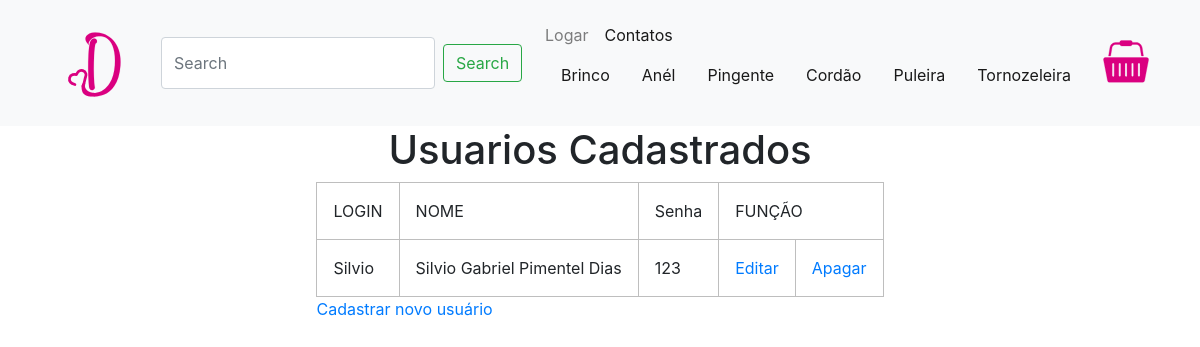
Page /index.php?pagina=usuarios on the committed database.
### tables this page shows
CREATE TABLE usuario(
	id_usuario INT AUTO_INCREMENT,
    login VARCHAR(10) NOT NULL,
    senha VARCHAR(15) NOT NULL,
    nome VARCHAR(50) NOT NULL,
    email VARCHAR(30) NOT NULL,
    nascimento DATE,
    endereco VARCHAR(40),
    numero VARCHAR(10),
    complemento VARCHAR(20),
    bairro VARCHAR(25),
    cidade VARCHAR(25),
    estado VARCHAR(2),
    cep VARCHAR(10),
    telefone VARCHAR(14),
    tipo_usuario VARCHAR(20),
    PRIMARY KEY(id_usuario)
);

### paginas/ADMIN/usuarios.php (the view, shortened to what this page needs)
<?php
    $query = 'SELECT * FROM usuario';
    $consulta = mysqli_query($conexao, $query);
?>
<div class="containerLista">
<div class="titulo">
    <h1>Usuarios Cadastrados</h1>
</div>
<div class="tabela">
    <table cellspacing=0>
        <tr>
            <th>LOGIN</th>
            <th>NOME</th>
            <th>Senha</th>
            <th colspan="3">FUNÇÃO</th>
        </tr>
        <?php
            while($linha = mysqli_fetch_array($consulta)){
                echo '<tr>';
                echo '<td>'.$linha['login'].'</td>';
                echo '<td>'.$linha['nome'].'</td>';
                echo '<td>'.$linha['senha'].'</td>';
                echo '<td class=tabela-celula><a href=?pagina=cadastro&id='.$linha['id_usuario'].'>Editar</a></td>';
                echo '<td class=tabela-celula><a href=./script/excluir_usuario.php?id='.$linha['id_usuario'].'>Apagar</a></td>';
                echo '</tr>';
            }
        ?>
    </table>
    <a class="link_botao" href="?pagina=cadastro">Cadastrar novo usuário</a>
</div>
        </div>

### css/style.css (style rules this page uses)
td,th { border: 1px solid rgb(190, 190, 190); padding: 1rem; white-space: nowrap; }
.containerLista { width: 100%; display: flex; flex-direction: column; align-items: center; }

### rows in the picture
usuario: login "Silvio", nome "Silvio Gabriel Pimentel Dias", senha "123"

### other values in the picture
$login "Logar"
